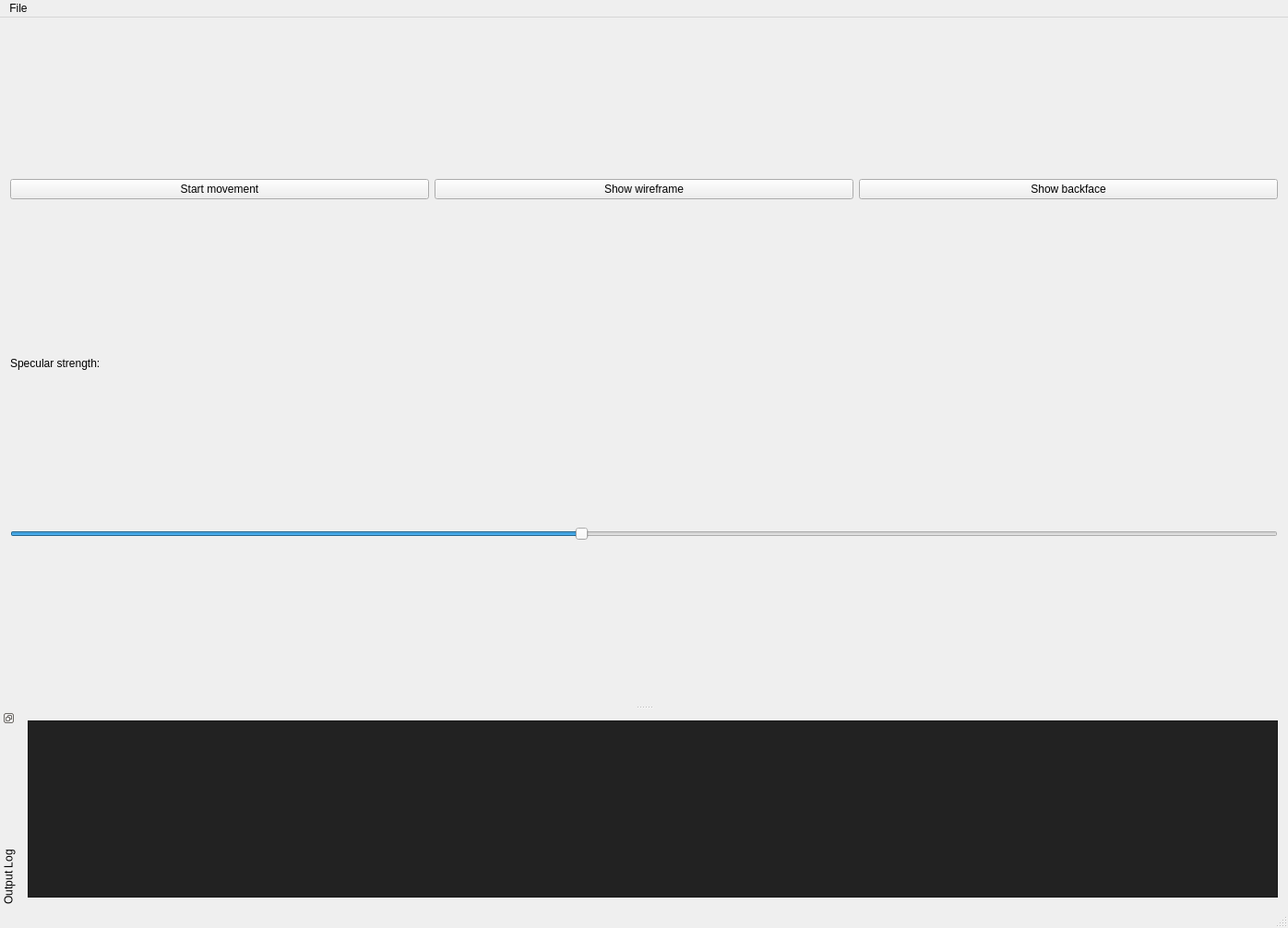
<?xml version="1.0" encoding="UTF-8"?>
<ui version="4.0">
 <class>MainWindow</class>
 <widget class="QMainWindow" name="MainWindow">
  <property name="geometry">
   <rect>
    <x>0</x>
    <y>0</y>
    <width>1396</width>
    <height>1006</height>
   </rect>
  </property>
  <property name="windowTitle">
   <string>OpenGL in Qt is great fun!</string>
  </property>
  <widget class="QWidget" name="centralWidget">
   <layout class="QVBoxLayout" name="verticalLayout">
    <item>
     <layout class="QHBoxLayout" name="horizontalLayout_2">
      <item>
       <widget class="QPushButton" name="movementButton">
        <property name="text">
         <string>Start movement</string>
        </property>
        <property name="checkable">
         <bool>true</bool>
        </property>
        <property name="checked">
         <bool>false</bool>
        </property>
       </widget>
      </item>
      <item>
       <widget class="QPushButton" name="wireframeButton">
        <property name="text">
         <string>Show wireframe</string>
        </property>
        <property name="checkable">
         <bool>true</bool>
        </property>
       </widget>
      </item>
      <item>
       <widget class="QPushButton" name="backfaceButton">
        <property name="text">
         <string>Show backface</string>
        </property>
        <property name="checkable">
         <bool>true</bool>
        </property>
       </widget>
      </item>
     </layout>
    </item>
    <item>
     <widget class="QLabel" name="label">
      <property name="sizePolicy">
       <sizepolicy hsizetype="Minimum" vsizetype="Minimum">
        <horstretch>0</horstretch>
        <verstretch>0</verstretch>
       </sizepolicy>
      </property>
      <property name="maximumSize">
       <size>
        <width>16777215</width>
        <height>15</height>
       </size>
      </property>
      <property name="text">
       <string>Specular strength:</string>
      </property>
     </widget>
    </item>
    <item>
     <widget class="QSlider" name="horizontalSlider">
      <property name="maximum">
       <number>200</number>
      </property>
      <property name="value">
       <number>90</number>
      </property>
      <property name="orientation">
       <enum>Qt::Horizontal</enum>
      </property>
     </widget>
    </item>
    <item>
     <layout class="QVBoxLayout" name="OpenGLLayout"/>
    </item>
   </layout>
  </widget>
  <widget class="QMenuBar" name="menuBar">
   <property name="geometry">
    <rect>
     <x>0</x>
     <y>0</y>
     <width>1396</width>
     <height>21</height>
    </rect>
   </property>
   <widget class="QMenu" name="menuFile">
    <property name="title">
     <string>File</string>
    </property>
    <addaction name="fileExit"/>
   </widget>
   <addaction name="menuFile"/>
  </widget>
  <widget class="QStatusBar" name="statusBar"/>
  <widget class="QDockWidget" name="dockWidgetConsole">
   <property name="features">
    <set>QDockWidget::DockWidgetFloatable|QDockWidget::DockWidgetMovable|QDockWidget::DockWidgetVerticalTitleBar</set>
   </property>
   <property name="windowTitle">
    <string>Output Log</string>
   </property>
   <attribute name="dockWidgetArea">
    <number>8</number>
   </attribute>
   <widget class="QWidget" name="dockWidgetContents">
    <layout class="QHBoxLayout" name="horizontalLayout">
     <item>
      <widget class="QPlainTextEdit" name="outputLog">
       <property name="palette">
        <palette>
         <active>
          <colorrole role="Button">
           <brush brushstyle="SolidPattern">
            <color alpha="255">
             <red>34</red>
             <green>34</green>
             <blue>34</blue>
            </color>
           </brush>
          </colorrole>
          <colorrole role="Light">
           <brush brushstyle="SolidPattern">
            <color alpha="255">
             <red>51</red>
             <green>51</green>
             <blue>51</blue>
            </color>
           </brush>
          </colorrole>
          <colorrole role="Midlight">
           <brush brushstyle="SolidPattern">
            <color alpha="255">
             <red>42</red>
             <green>42</green>
             <blue>42</blue>
            </color>
           </brush>
          </colorrole>
          <colorrole role="Dark">
           <brush brushstyle="SolidPattern">
            <color alpha="255">
             <red>17</red>
             <green>17</green>
             <blue>17</blue>
            </color>
           </brush>
          </colorrole>
          <colorrole role="Mid">
           <brush brushstyle="SolidPattern">
            <color alpha="255">
             <red>23</red>
             <green>23</green>
             <blue>23</blue>
            </color>
           </brush>
          </colorrole>
          <colorrole role="Text">
           <brush brushstyle="SolidPattern">
            <color alpha="255">
             <red>255</red>
             <green>255</green>
             <blue>255</blue>
            </color>
           </brush>
          </colorrole>
          <colorrole role="BrightText">
           <brush brushstyle="SolidPattern">
            <color alpha="255">
             <red>255</red>
             <green>255</green>
             <blue>255</blue>
            </color>
           </brush>
          </colorrole>
          <colorrole role="ButtonText">
           <brush brushstyle="SolidPattern">
            <color alpha="255">
             <red>255</red>
             <green>255</green>
             <blue>255</blue>
            </color>
           </brush>
          </colorrole>
          <colorrole role="Base">
           <brush brushstyle="SolidPattern">
            <color alpha="255">
             <red>34</red>
             <green>34</green>
             <blue>34</blue>
            </color>
           </brush>
          </colorrole>
          <colorrole role="Window">
           <brush brushstyle="SolidPattern">
            <color alpha="255">
             <red>34</red>
             <green>34</green>
             <blue>34</blue>
            </color>
           </brush>
          </colorrole>
          <colorrole role="Shadow">
           <brush brushstyle="SolidPattern">
            <color alpha="255">
             <red>0</red>
             <green>0</green>
             <blue>0</blue>
            </color>
           </brush>
          </colorrole>
          <colorrole role="AlternateBase">
           <brush brushstyle="SolidPattern">
            <color alpha="255">
             <red>17</red>
             <green>17</green>
             <blue>17</blue>
            </color>
           </brush>
          </colorrole>
          <colorrole role="ToolTipBase">
           <brush brushstyle="SolidPattern">
            <color alpha="255">
             <red>255</red>
             <green>255</green>
             <blue>220</blue>
            </color>
           </brush>
          </colorrole>
          <colorrole role="ToolTipText">
           <brush brushstyle="SolidPattern">
            <color alpha="255">
             <red>0</red>
             <green>0</green>
             <blue>0</blue>
            </color>
           </brush>
          </colorrole>
          <colorrole role="PlaceholderText">
           <brush brushstyle="SolidPattern">
            <color alpha="128">
             <red>255</red>
             <green>255</green>
             <blue>255</blue>
            </color>
           </brush>
          </colorrole>
         </active>
         <inactive>
          <colorrole role="Button">
           <brush brushstyle="SolidPattern">
            <color alpha="255">
             <red>34</red>
             <green>34</green>
             <blue>34</blue>
            </color>
           </brush>
          </colorrole>
          <colorrole role="Light">
           <brush brushstyle="SolidPattern">
            <color alpha="255">
             <red>51</red>
             <green>51</green>
             <blue>51</blue>
            </color>
           </brush>
          </colorrole>
          <colorrole role="Midlight">
           <brush brushstyle="SolidPattern">
            <color alpha="255">
             <red>42</red>
             <green>42</green>
             <blue>42</blue>
            </color>
           </brush>
          </colorrole>
          <colorrole role="Dark">
           <brush brushstyle="SolidPattern">
            <color alpha="255">
             <red>17</red>
             <green>17</green>
             <blue>17</blue>
            </color>
           </brush>
          </colorrole>
          <colorrole role="Mid">
           <brush brushstyle="SolidPattern">
            <color alpha="255">
             <red>23</red>
             <green>23</green>
             <blue>23</blue>
            </color>
           </brush>
          </colorrole>
          <colorrole role="Text">
           <brush brushstyle="SolidPattern">
            <color alpha="255">
             <red>255</red>
             <green>255</green>
             <blue>255</blue>
            </color>
           </brush>
          </colorrole>
          <colorrole role="BrightText">
           <brush brushstyle="SolidPattern">
            <color alpha="255">
             <red>255</red>
             <green>255</green>
             <blue>255</blue>
            </color>
           </brush>
          </colorrole>
          <colorrole role="ButtonText">
           <brush brushstyle="SolidPattern">
            <color alpha="255">
             <red>255</red>
             <green>255</green>
             <blue>255</blue>
            </color>
           </brush>
          </colorrole>
          <colorrole role="Base">
           <brush brushstyle="SolidPattern">
            <color alpha="255">
             <red>34</red>
             <green>34</green>
             <blue>34</blue>
            </color>
           </brush>
          </colorrole>
          <colorrole role="Window">
           <brush brushstyle="SolidPattern">
            <color alpha="255">
             <red>34</red>
             <green>34</green>
             <blue>34</blue>
            </color>
           </brush>
          </colorrole>
          <colorrole role="Shadow">
           <brush brushstyle="SolidPattern">
            <color alpha="255">
             <red>0</red>
             <green>0</green>
             <blue>0</blue>
            </color>
           </brush>
          </colorrole>
          <colorrole role="AlternateBase">
           <brush brushstyle="SolidPattern">
            <color alpha="255">
             <red>17</red>
             <green>17</green>
             <blue>17</blue>
            </color>
           </brush>
          </colorrole>
          <colorrole role="ToolTipBase">
           <brush brushstyle="SolidPattern">
            <color alpha="255">
             <red>255</red>
             <green>255</green>
             <blue>220</blue>
            </color>
           </brush>
          </colorrole>
          <colorrole role="ToolTipText">
           <brush brushstyle="SolidPattern">
            <color alpha="255">
             <red>0</red>
             <green>0</green>
             <blue>0</blue>
            </color>
           </brush>
          </colorrole>
          <colorrole role="PlaceholderText">
           <brush brushstyle="SolidPattern">
            <color alpha="128">
             <red>255</red>
             <green>255</green>
             <blue>255</blue>
            </color>
           </brush>
          </colorrole>
         </inactive>
         <disabled>
          <colorrole role="Button">
           <brush brushstyle="SolidPattern">
            <color alpha="255">
             <red>34</red>
             <green>34</green>
             <blue>34</blue>
            </color>
           </brush>
          </colorrole>
          <colorrole role="Light">
           <brush brushstyle="SolidPattern">
            <color alpha="255">
             <red>51</red>
             <green>51</green>
             <blue>51</blue>
            </color>
           </brush>
          </colorrole>
          <colorrole role="Midlight">
           <brush brushstyle="SolidPattern">
            <color alpha="255">
             <red>42</red>
             <green>42</green>
             <blue>42</blue>
            </color>
           </brush>
          </colorrole>
          <colorrole role="Dark">
           <brush brushstyle="SolidPattern">
            <color alpha="255">
             <red>17</red>
             <green>17</green>
             <blue>17</blue>
            </color>
           </brush>
          </colorrole>
          <colorrole role="Mid">
           <brush brushstyle="SolidPattern">
            <color alpha="255">
             <red>23</red>
             <green>23</green>
             <blue>23</blue>
            </color>
           </brush>
          </colorrole>
          <colorrole role="Text">
           <brush brushstyle="SolidPattern">
            <color alpha="255">
             <red>17</red>
             <green>17</green>
             <blue>17</blue>
            </color>
           </brush>
          </colorrole>
          <colorrole role="BrightText">
           <brush brushstyle="SolidPattern">
            <color alpha="255">
             <red>255</red>
             <green>255</green>
             <blue>255</blue>
            </color>
           </brush>
          </colorrole>
          <colorrole role="ButtonText">
           <brush brushstyle="SolidPattern">
            <color alpha="255">
             <red>17</red>
             <green>17</green>
             <blue>17</blue>
            </color>
           </brush>
          </colorrole>
          <colorrole role="Base">
           <brush brushstyle="SolidPattern">
            <color alpha="255">
             <red>34</red>
             <green>34</green>
             <blue>34</blue>
            </color>
           </brush>
          </colorrole>
          <colorrole role="Window">
           <brush brushstyle="SolidPattern">
            <color alpha="255">
             <red>34</red>
             <green>34</green>
             <blue>34</blue>
            </color>
           </brush>
          </colorrole>
          <colorrole role="Shadow">
           <brush brushstyle="SolidPattern">
            <color alpha="255">
             <red>0</red>
             <green>0</green>
             <blue>0</blue>
            </color>
           </brush>
          </colorrole>
          <colorrole role="AlternateBase">
           <brush brushstyle="SolidPattern">
            <color alpha="255">
             <red>34</red>
             <green>34</green>
             <blue>34</blue>
            </color>
           </brush>
          </colorrole>
          <colorrole role="ToolTipBase">
           <brush brushstyle="SolidPattern">
            <color alpha="255">
             <red>255</red>
             <green>255</green>
             <blue>220</blue>
            </color>
           </brush>
          </colorrole>
          <colorrole role="ToolTipText">
           <brush brushstyle="SolidPattern">
            <color alpha="255">
             <red>0</red>
             <green>0</green>
             <blue>0</blue>
            </color>
           </brush>
          </colorrole>
          <colorrole role="PlaceholderText">
           <brush brushstyle="SolidPattern">
            <color alpha="128">
             <red>255</red>
             <green>255</green>
             <blue>255</blue>
            </color>
           </brush>
          </colorrole>
         </disabled>
        </palette>
       </property>
      </widget>
     </item>
    </layout>
   </widget>
  </widget>
  <action name="fileExit">
   <property name="text">
    <string>Exit</string>
   </property>
   <property name="shortcut">
    <string>Ctrl+Q</string>
   </property>
  </action>
 </widget>
 <layoutdefault spacing="6" margin="11"/>
 <resources/>
 <connections/>
</ui>
